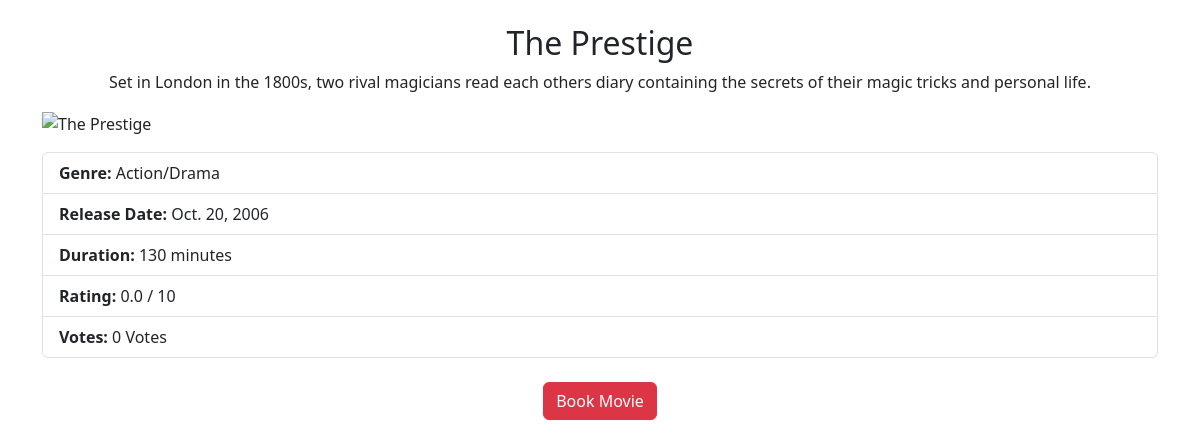
The page /api/movies/1/ on the database its author committed.
### bookings/models.py (models this page shows, shortened)
class Movie(models.Model):
    title = models.CharField(max_length=255)
    description = models.TextField()
    release_date = models.DateField()
    duration = models.IntegerField()
    image_url = models.URLField(max_length=500, blank=True, null=True)  # Store image URL
    genre = models.CharField(max_length=255, default="Action/Drama")
    rating = models.FloatField(default=0.0)
    votes = models.CharField(max_length=50, default="0 Votes")

### bookings/views.py (the view)
# urls.py: path('movies/<int:movie_id>/', movie_detail, name='movie_detail'),
def movie_detail(request, movie_id):
    movie = get_object_or_404(Movie, id=movie_id)
    return render(request, 'bookings/movie_detail.html', {'movie': movie})

### bookings/templates/bookings/movie_detail.html (shortened to what this page needs)
{% load static %}
<!DOCTYPE html>
<html lang="en">
<head>
    <link href="https://cdn.jsdelivr.net/npm/bootstrap@5.3.0/dist/css/bootstrap.min.css" rel="stylesheet">
</head>
<body>
    <div class="container mt-4">
        <h2 class="text-center">{{ movie.title }}</h2>
        <p class="text-center">{{ movie.description }}</p>
        <img src="{{ movie.image_url }}" class="movie-banner img-fluid" alt="{{ movie.title }}">
        <ul class="list-group mt-3">
            <li class="list-group-item"><strong>Genre:</strong> {{ movie.genre }}</li>
            <li class="list-group-item"><strong>Release Date:</strong> {{ movie.release_date }}</li>
            <li class="list-group-item"><strong>Duration:</strong> {{ movie.duration }} minutes</li>
            <li class="list-group-item"><strong>Rating:</strong> {{ movie.rating }} / 10</li>
            <li class="list-group-item"><strong>Votes:</strong> {{ movie.votes }}</li>
        </ul>
        <div class="text-center mt-4">
            <a href="{% url 'seat_booking' movie.id %}" class="btn btn-danger">Book Movie</a>
        </div>
    </div>
</body>
</html>

### rows shown on the page
Movie: title "The Prestige", description "Set in London in the 1800s, two rival magicians read each others diary containing the secrets of their magic tricks and personal life.", genre "Action/Drama", release_date "Oct. 20, 2006", duration "130", rating "0.0", votes "0 Votes"
